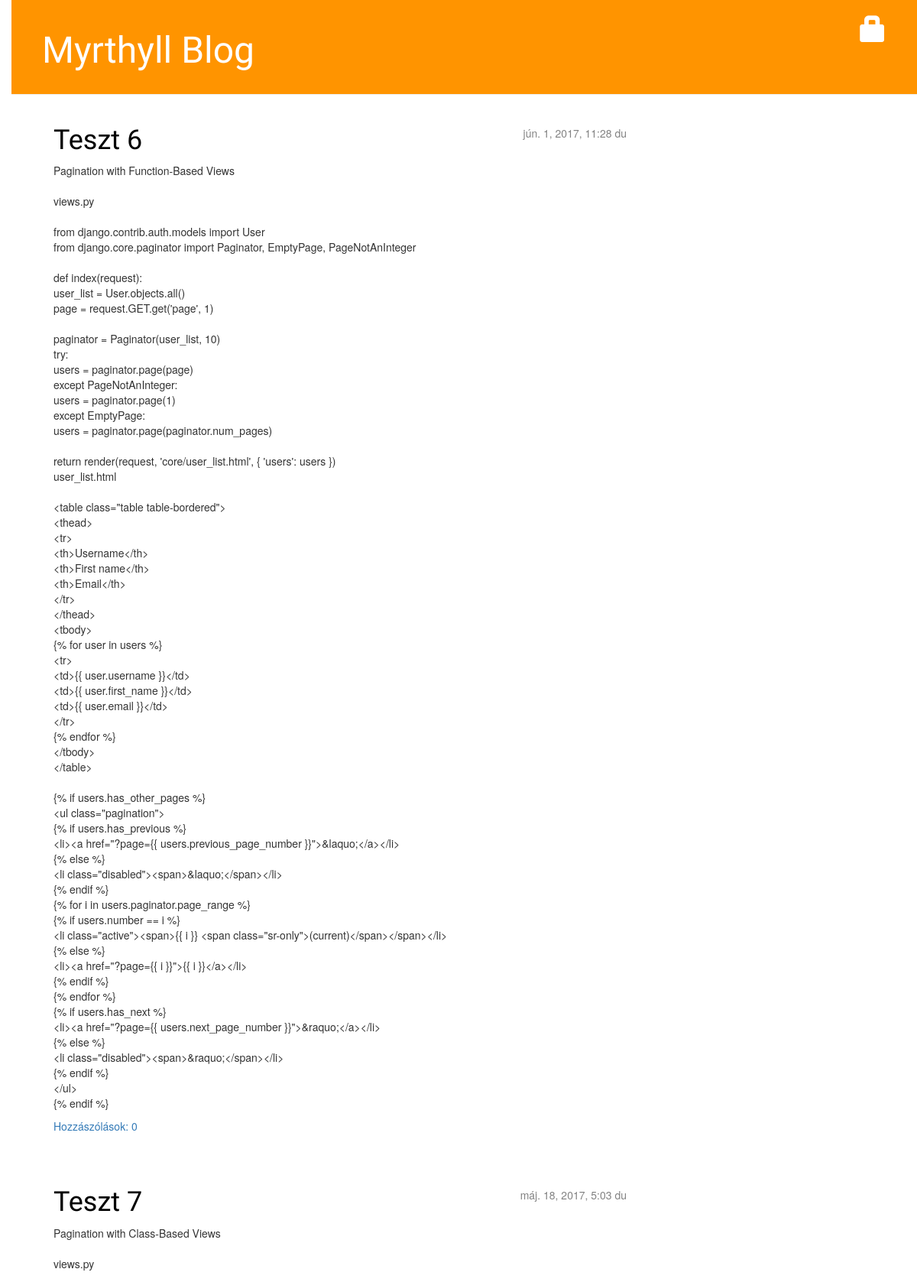
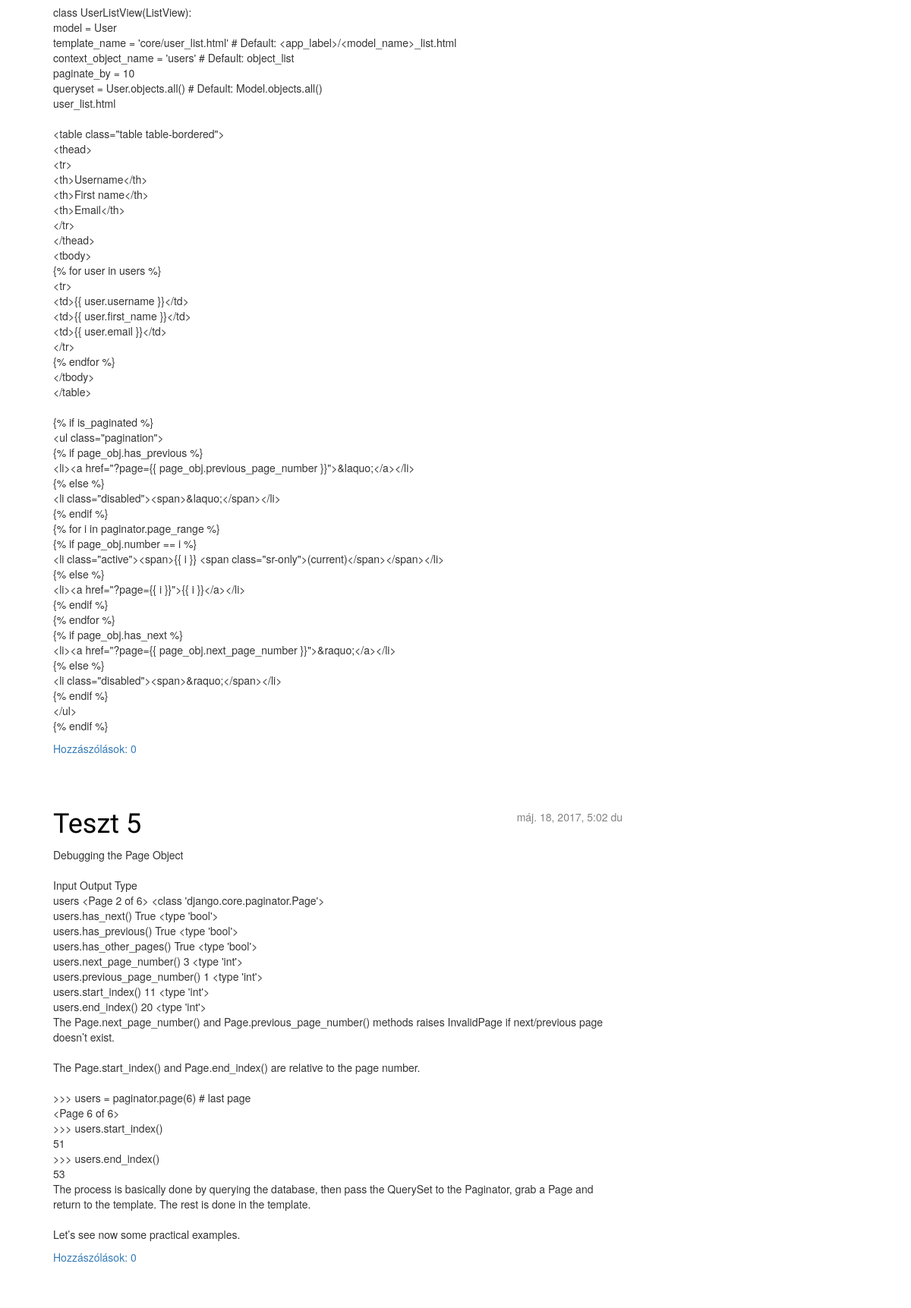
The page / (upper part) on the database its author committed (2 pictures, top to bottom).
### blog/models.py (models this page shows, shortened)
class Post(models.Model):
    author = models.ForeignKey('auth.User')
    title = models.CharField(max_length=200)
    text = models.TextField()
    created_date = models.DateTimeField(
        default=timezone.now)
    published_date = models.DateTimeField(
        blank=True, null=True)
    def approved_comments(self):
        return self.comments.filter(approved_comment=True)

### blog/views.py (the view)
# urls.py: url(r'^$', views.post_list, name='post_list'),
def post_list(request):
    posts = Post.objects.filter(published_date__lte=timezone.now()).order_by(
        '-published_date')
    page = request.GET.get('page', 1)
    paginator = Paginator(posts, 5)
    try:
        posts = paginator.page(page)
    except PageNotAnInteger:
        posts = paginator.page(1)
    except EmptyPage:
        posts = paginator.page(paginator.num_pages)
    return render(request, 'blog/post_list.html', {'posts': posts})

### blog/templates/blog/post_list.html (shortened to what this page needs)
{% extends 'blog/base.html' %}
{% block content %}
    {% for post	in posts %}
        <div class="post">
            <div class="date">
                {{ post.published_date }}
            </div>
            <h1><a href="{% url	'post_detail' pk=post.pk %}">
                {{ post.title }}</a></h1>
            <p>{{ post.text|linebreaksbr }}</p>
            <a href="{% url 'post_detail' pk=post.pk %}">Hozzászólások:
                {{ post.approved_comments.count }}</a>
        </div>
    {% endfor %}
{% endblock content %}

### blog/templates/blog/base.html (shortened to what this page needs)
{% load	staticfiles %}
<html>
<head>
    <link rel="stylesheet"
          href="//maxcdn.bootstrapcdn.com/bootstrap/3.2.0/css/bootstrap.min.css">
    <link rel="stylesheet"
          href="//maxcdn.bootstrapcdn.com/bootstrap/3.2.0/css/bootstrap-theme.min.css">
    <link rel="stylesheet" href="{% static 'css/blog.css' %}">
</head>
<body>
<div class="page-header">
    {% if user.is_authenticated %}
        <a href="{% url 'post_new' %}" class="top-menu"><span
                class="glyphicon glyphicon-plus"></span></a>
        <a href="{% url 'post_draft_list' %}" class="top-menu"><span
                class="glyphicon glyphicon-edit"></span></a>
        <p class="top-menu">Hello {{ user.username }}
            <small>(<a href="{% url 'logout' %}">Kilépés</a>)</small>
        </p>
    {% else %}
        <a href="{% url 'login' %}" class="top-menu"><span
                class="glyphicon glyphicon-lock"></span></a>
    {% endif %}
    <h1><a href="/">Myrthyll Blog</a></h1>
</div>
<div class="content	container">
    <div class="row">
        <div class="col-md-8">
            {% block	content %}{% endblock %}
        </div>
    </div>
</div>
</body>
</html>

### blog/static/css/blog.css (style rules this page uses)
h1 a { color: #FCA205; }
body { padding-left: 15px; }
h1 a { color: #FCA205; font-family: 'Lobster'; }
.page-header { background-color: #ff9400; margin-top: 0; padding: 20px 20px 20px 40px; }
.page-header h1, .page-header h1 a, .page-header h1 a:visited, .page-header h1 a:active { color: #ffffff; font-size: 36pt; text-decoration: none; }
.content { margin-left: 40px; }
h1, h2, h3, h4 { font-family: 'Lobster', cursive; }
.date { float: right; color: #828282; }
.top-menu, .top-menu:hover, .top-menu:visited { color: #ffffff; float: right; font-size: 26pt; margin-right: 20px; }
.post { margin-bottom: 70px; }
.post h1 a, .post h1 a:visited { color: #000000; }

### rows shown on the page
Post: published_date "jún. 1, 2017, 11:28 du", title "Teszt 6", text "Pagination with Function-Based Views views.py from django.contrib.auth.models import User from django.core.paginator import Paginator, EmptyPage, PageNotAnInteger def index(request): user_list = User.objects.all() page = request.GET.get('page', 1) paginator = Paginator(user_list, 10) try: users = paginator.page(page) except PageNotAnInteger: users = paginator.page(1) except EmptyPage: users = paginator.page(paginator.num_pages) return render(request, 'core/user_list.html', { 'users': users }) user_list.html <table class=\"table table-bordered\"> <thead> <tr> <th>Username</th> <th>First name</th> <th>Email</th> </tr> </thead> <tbody> {% for user in users %} <tr> <td>{{ user.username }}</td>…", approved_comments.count "0"
Post: published_date "máj. 18, 2017, 5:03 du", title "Teszt 7", text "Pagination with Class-Based Views views.py class UserListView(ListView): model = User template_name = 'core/user_list.html' # Default: <app_label>/<model_name>_list.html context_object_name = 'users' # Default: object_list paginate_by = 10 queryset = User.objects.all() # Default: Model.objects.all() user_list.html <table class=\"table table-bordered\"> <thead> <tr> <th>Username</th> <th>First name</th> <th>Email</th> </tr> </thead> <tbody> {% for user in users %} <tr> <td>{{ user.username }}</td> <td>{{ user.first_name }}</td> <td>{{ user.email }}</td> </tr> {% endfor %} </tbody> </table> {% if is_paginated %} <ul class=\"pagination\"> {% if page_obj.has_previous %} <li><a href=\"?page={{…", approved_comments.count "0"
Post: published_date "máj. 18, 2017, 5:02 du", title "Teszt 5", text "Debugging the Page Object Input Output Type users <Page 2 of 6> <class 'django.core.paginator.Page'> users.has_next() True <type 'bool'> users.has_previous() True <type 'bool'> users.has_other_pages() True <type 'bool'> users.next_page_number() 3 <type 'int'> users.previous_page_number() 1 <type 'int'> users.start_index() 11 <type 'int'> users.end_index() 20 <type 'int'> The Page.next_page_number() and Page.previous_page_number() methods raises InvalidPage if next/previous page doesn’t exist. The Page.start_index() and Page.end_index() are relative to the page number. >>> users = paginator.page(6) # last page <Page 6 of 6> >>> users.start_index() 51 >>> users.end_index() 53 The process is…", approved_comments.count "0"
